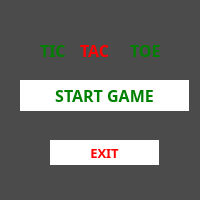
<?xml version="1.0" encoding="UTF-8"?>
<ui version="4.0">
 <class>MainWindow</class>
 <widget class="QMainWindow" name="MainWindow">
  <property name="geometry">
   <rect>
    <x>0</x>
    <y>0</y>
    <width>200</width>
    <height>200</height>
   </rect>
  </property>
  <property name="minimumSize">
   <size>
    <width>200</width>
    <height>200</height>
   </size>
  </property>
  <property name="maximumSize">
   <size>
    <width>200</width>
    <height>200</height>
   </size>
  </property>
  <property name="windowTitle">
   <string>MainWindow</string>
  </property>
  <property name="styleSheet">
   <string notr="true">background-color:rgb(75, 75, 75);
</string>
  </property>
  <widget class="QWidget" name="centralwidget">
   <widget class="QLabel" name="label">
    <property name="geometry">
     <rect>
      <x>40</x>
      <y>40</y>
      <width>31</width>
      <height>21</height>
     </rect>
    </property>
    <property name="font">
     <font>
      <family>Segoe Script</family>
      <pointsize>12</pointsize>
      <weight>75</weight>
      <bold>true</bold>
     </font>
    </property>
    <property name="styleSheet">
     <string notr="true">color:green;


</string>
    </property>
    <property name="text">
     <string>TIC</string>
    </property>
   </widget>
   <widget class="QLabel" name="label_2">
    <property name="geometry">
     <rect>
      <x>80</x>
      <y>40</y>
      <width>41</width>
      <height>21</height>
     </rect>
    </property>
    <property name="font">
     <font>
      <family>Segoe Script</family>
      <pointsize>12</pointsize>
      <weight>75</weight>
      <bold>true</bold>
     </font>
    </property>
    <property name="styleSheet">
     <string notr="true">color:red;


</string>
    </property>
    <property name="text">
     <string>TAC</string>
    </property>
   </widget>
   <widget class="QLabel" name="label_4">
    <property name="geometry">
     <rect>
      <x>130</x>
      <y>40</y>
      <width>41</width>
      <height>21</height>
     </rect>
    </property>
    <property name="font">
     <font>
      <family>Segoe Script</family>
      <pointsize>12</pointsize>
      <weight>75</weight>
      <bold>true</bold>
     </font>
    </property>
    <property name="styleSheet">
     <string notr="true">color:green


</string>
    </property>
    <property name="text">
     <string>TOE</string>
    </property>
   </widget>
   <widget class="QPushButton" name="btn_exit">
    <property name="geometry">
     <rect>
      <x>50</x>
      <y>140</y>
      <width>109</width>
      <height>25</height>
     </rect>
    </property>
    <property name="font">
     <font>
      <family>Segoe Script</family>
      <pointsize>10</pointsize>
      <weight>75</weight>
      <bold>true</bold>
     </font>
    </property>
    <property name="cursor">
     <cursorShape>PointingHandCursor</cursorShape>
    </property>
    <property name="styleSheet">
     <string notr="true">background:white;
border:1px solid white;
color:red;</string>
    </property>
    <property name="text">
     <string>EXIT</string>
    </property>
   </widget>
   <widget class="QPushButton" name="btn_level1">
    <property name="geometry">
     <rect>
      <x>20</x>
      <y>80</y>
      <width>169</width>
      <height>31</height>
     </rect>
    </property>
    <property name="maximumSize">
     <size>
      <width>16777215</width>
      <height>16777215</height>
     </size>
    </property>
    <property name="font">
     <font>
      <family>Segoe Print</family>
      <pointsize>12</pointsize>
      <weight>75</weight>
      <bold>true</bold>
     </font>
    </property>
    <property name="cursor">
     <cursorShape>PointingHandCursor</cursorShape>
    </property>
    <property name="styleSheet">
     <string notr="true">background:white;
border:none;
border:1px solid #fff;
color:green;


</string>
    </property>
    <property name="text">
     <string>START GAME</string>
    </property>
   </widget>
  </widget>
  <widget class="QStatusBar" name="statusbar"/>
 </widget>
 <resources/>
 <connections>
  <connection>
   <sender>btn_exit</sender>
   <signal>clicked()</signal>
   <receiver>MainWindow</receiver>
   <slot>close()</slot>
   <hints>
    <hint type="sourcelabel">
     <x>164</x>
     <y>192</y>
    </hint>
    <hint type="destinationlabel">
     <x>237</x>
     <y>183</y>
    </hint>
   </hints>
  </connection>
 </connections>
</ui>
